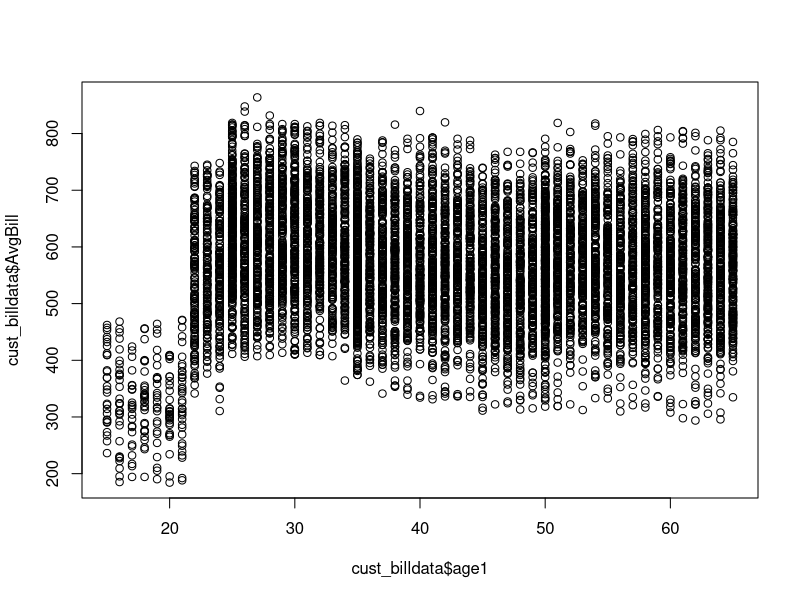
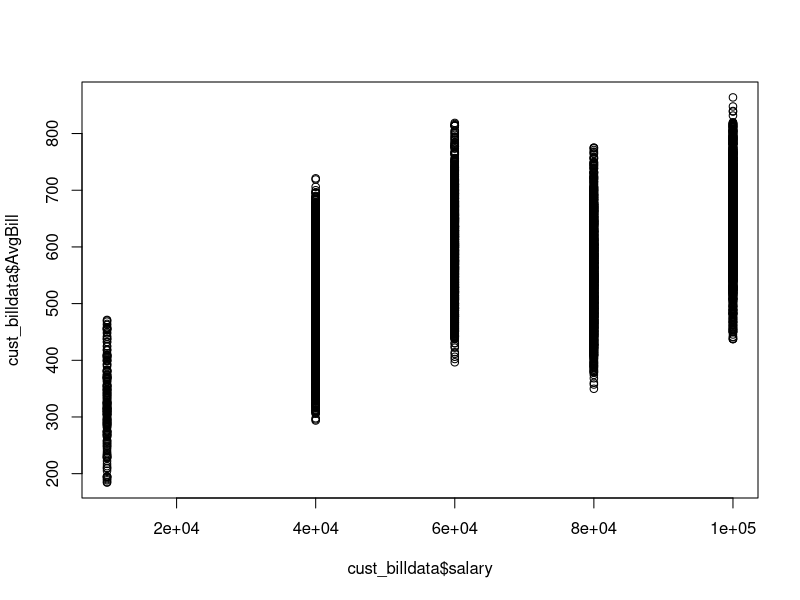
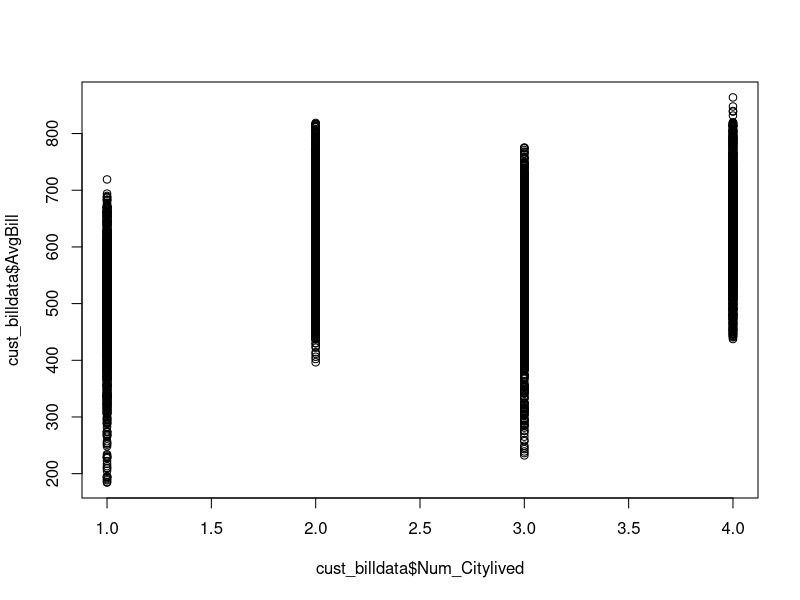
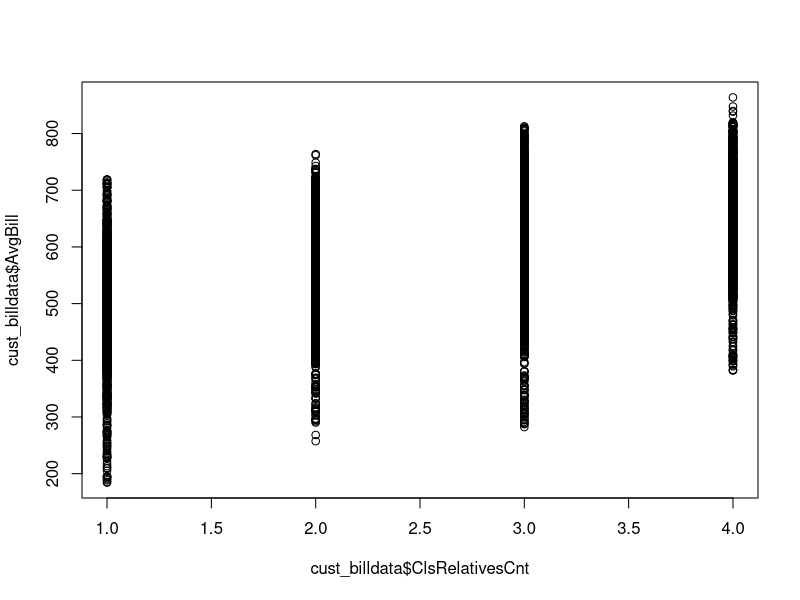

Here is the R script that generated these plots, in order: (Note: this script raises an error after producing the figures.)
##Set working directory
setwd("D:/case studies/8_Telecom-LR Bill Case (1)/8_Telecom-LR Bill Case (1)/Telecom-LR Bill Case")

# Read data files for cust and their transactions in a file 
cust_billdata<-read.csv("billdata18052014.csv")

##inspect the imported data (will give first few records)
head(cust_billdata)
tail(cust_billdata)
names(cust_billdata)
##to get if any values are missing 
colSums(is.na(cust_billdata))
summary(cust_billdata)
##to get summary in excel file
df <- summary(cust_billdata)
write.csv(df,"outliers.csv")
##plot Independent var  against Dependent var to observe the distribution
plot(cust_billdata$age1, cust_billdata$AvgBill)
plot(cust_billdata$salary, cust_billdata$AvgBill)
plot(cust_billdata$Num_Citylived, cust_billdata$AvgBill)
plot(cust_billdata$ClsRelativesCnt, cust_billdata$AvgBill)
plot(cust_billdata$RelativesAbroad, cust_billdata$AvgBill)
plot(cust_billdata$jobtype, cust_billdata$AvgBill)
plot(cust_billdata$Payer, cust_billdata$AvgBill)
plot(cust_billdata$Travel, cust_billdata$AvgBill)


cust_billdata1 <- cust_billdata
names(cust_billdata)
cust_billdata2<-cust_billdata1[,-c(4,8,9,12,14,17,18,20,22)]
names(cust_billdata2)
MC<-cor(cust_billdata2[,-c(13)])
plot(MC)
write.csv(MC,"scattermatrix.csv")
MC
##to create linear regression model
library(car)
names(cust_billdata2)
model=lm(AvgBill~.,data = cust_billdata2)
vif(model)
alias(model)
names(cust_billdata2)
cust_billdata3<-cust_billdata2[,-c(7,8,9,12)]
model2=lm(AvgBill~.,data = cust_billdata3)
vif(model2)
alias(model2)
names(cust_billdata3)
cust_billdata3=cust_billdata2[,-c(7,8,9,12)]
model3=lm(AvgBill~.,data = cust_billdata3)
vif(model3)
alias(model3)
coefficients(model3)
summary(model3)
temp=cust_billdata3[,-c(9)]
names(temp)
#add column in R
temp$newcol="test"
names(temp)
head(temp)
p=predict(model3,data=temp)
sum(model3$residuals)
sum(model3$fitted.values)
#assumtions
hist(model3$residuals)
# check hetroskedacity
  plot(model3)
     

##Find correlation matrix for multicollinearity check
Corr_data<- cust_billdata[,-c(4,9,14,18)]
corr_matrix.csv <- cor(Corr_data,Corr_data)
write.csv(corr_matrix.csv, "corr_matrix.csv")

#split data for training and validation
set.seed(3)
train =  sample(1:nrow(cust_billdata),nrow(cust_billdata)/2)
sample(train)
test = -train
training_data = cust_billdata[train,]
testing_data = cust_billdata[test,]

summary(training_data)

##Save the training data
write.csv(training_data, "trainingdata.csv") 


##Run the code to generate model
fit <- lm(AvgBill ~ age1+ salary +as.factor(jobtype)+Num_Citylived+as.factor(Payer)+
             ClsRelativesCnt+as.factor(Travel)+as.factor(RelativesAbroad), data=training_data )


fit2 <- lm(AvgBill ~ age1+ salary +as.factor(Travel)+Num_Citylived+as.factor(RelativesAbroad)
           , data=training_data )


test_fit <-lm(AvgBill ~ age1+ salary +as.factor(jobtype)+Num_Citylived+as.factor(Payer)+
                        ClsRelativesCnt + as.factor(Travel) + as.factor(RelativesAbroad),
              data=testing_data )


##Generate the summary of the model
summary(fit1)
summary(fit2)
summary(test_fit)

## Get the fitted values
fitted(fit)

##Generate the diagnostic plots
plot(fit)
plot(test_fit)